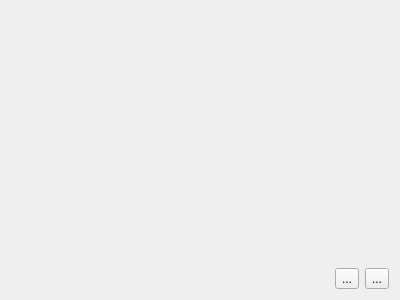
<?xml version="1.0" encoding="UTF-8"?>
<ui version="4.0">
 <class>RoutineListWidget</class>
 <widget class="QWidget" name="RoutineListWidget">
  <property name="geometry">
   <rect>
    <x>0</x>
    <y>0</y>
    <width>400</width>
    <height>300</height>
   </rect>
  </property>
  <property name="windowTitle">
   <string>Form</string>
  </property>
  <layout class="QGridLayout" name="gridLayout">
   <item row="1" column="0">
    <spacer name="horizontalSpacer">
     <property name="orientation">
      <enum>Qt::Orientation::Horizontal</enum>
     </property>
     <property name="sizeHint" stdset="0">
      <size>
       <width>287</width>
       <height>20</height>
      </size>
     </property>
    </spacer>
   </item>
   <item row="1" column="1">
    <widget class="QToolButton" name="add_toolButton">
     <property name="text">
      <string>...</string>
     </property>
     <property name="icon">
      <iconset theme="QIcon::ThemeIcon::ListAdd"/>
     </property>
     <property name="iconSize">
      <size>
       <width>32</width>
       <height>32</height>
      </size>
     </property>
    </widget>
   </item>
   <item row="0" column="0" colspan="3">
    <widget class="MultiSectionDragFunctionWidget" name="drag_function_widget" native="true">
     <property name="sizePolicy">
      <sizepolicy hsizetype="Preferred" vsizetype="Preferred">
       <horstretch>0</horstretch>
       <verstretch>0</verstretch>
      </sizepolicy>
     </property>
    </widget>
   </item>
   <item row="1" column="2">
    <widget class="QToolButton" name="remove_toolButton">
     <property name="text">
      <string>...</string>
     </property>
     <property name="icon">
      <iconset theme="QIcon::ThemeIcon::ListRemove"/>
     </property>
     <property name="iconSize">
      <size>
       <width>32</width>
       <height>32</height>
      </size>
     </property>
    </widget>
   </item>
  </layout>
 </widget>
 <customwidgets>
  <customwidget>
   <class>MultiSectionDragFunctionWidget</class>
   <extends>QWidget</extends>
   <header>rfsocinterface.gui.widgets.function</header>
   <container>1</container>
  </customwidget>
 </customwidgets>
 <resources/>
 <connections/>
</ui>
